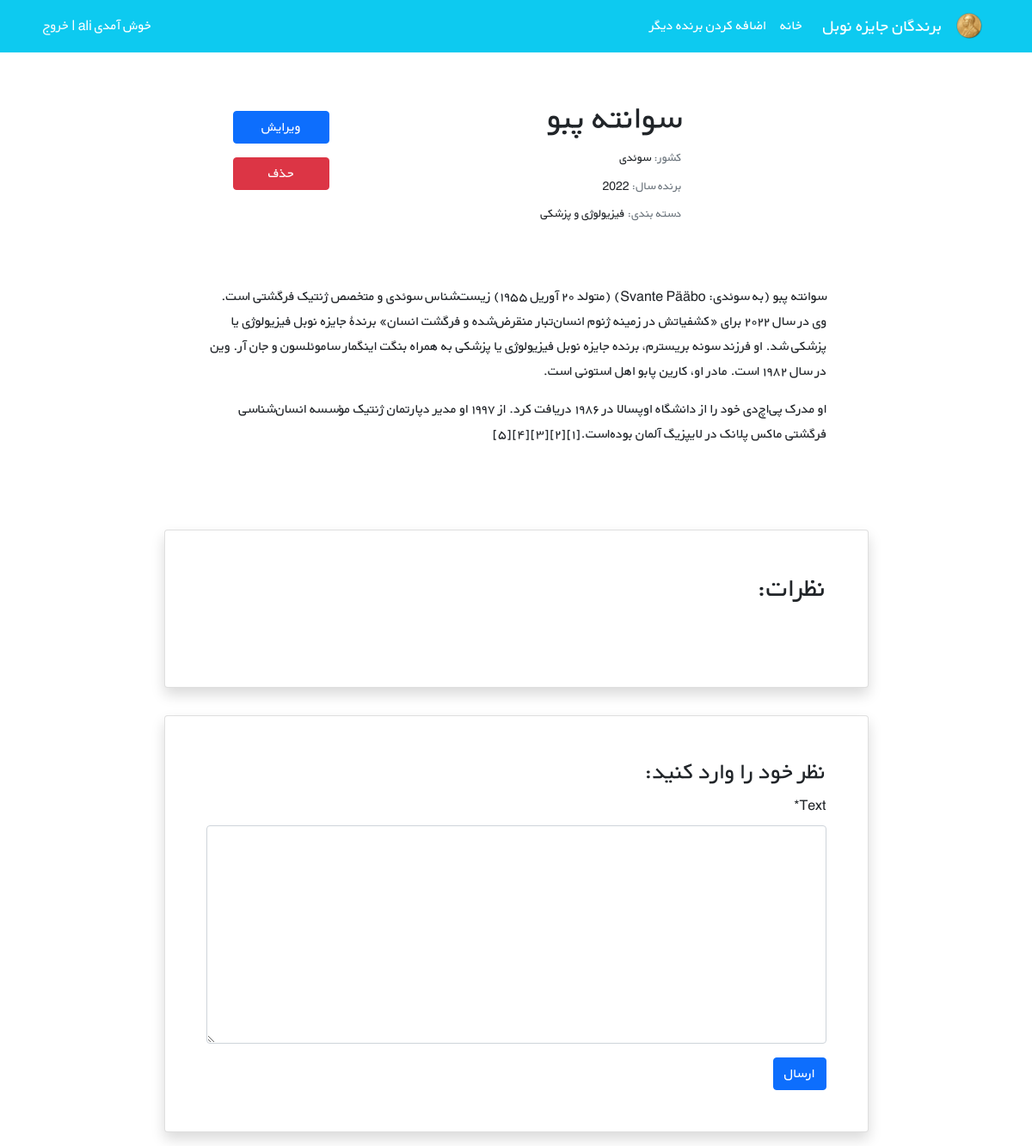
Page /nobels/3/ (signed in) on the earlier database version.
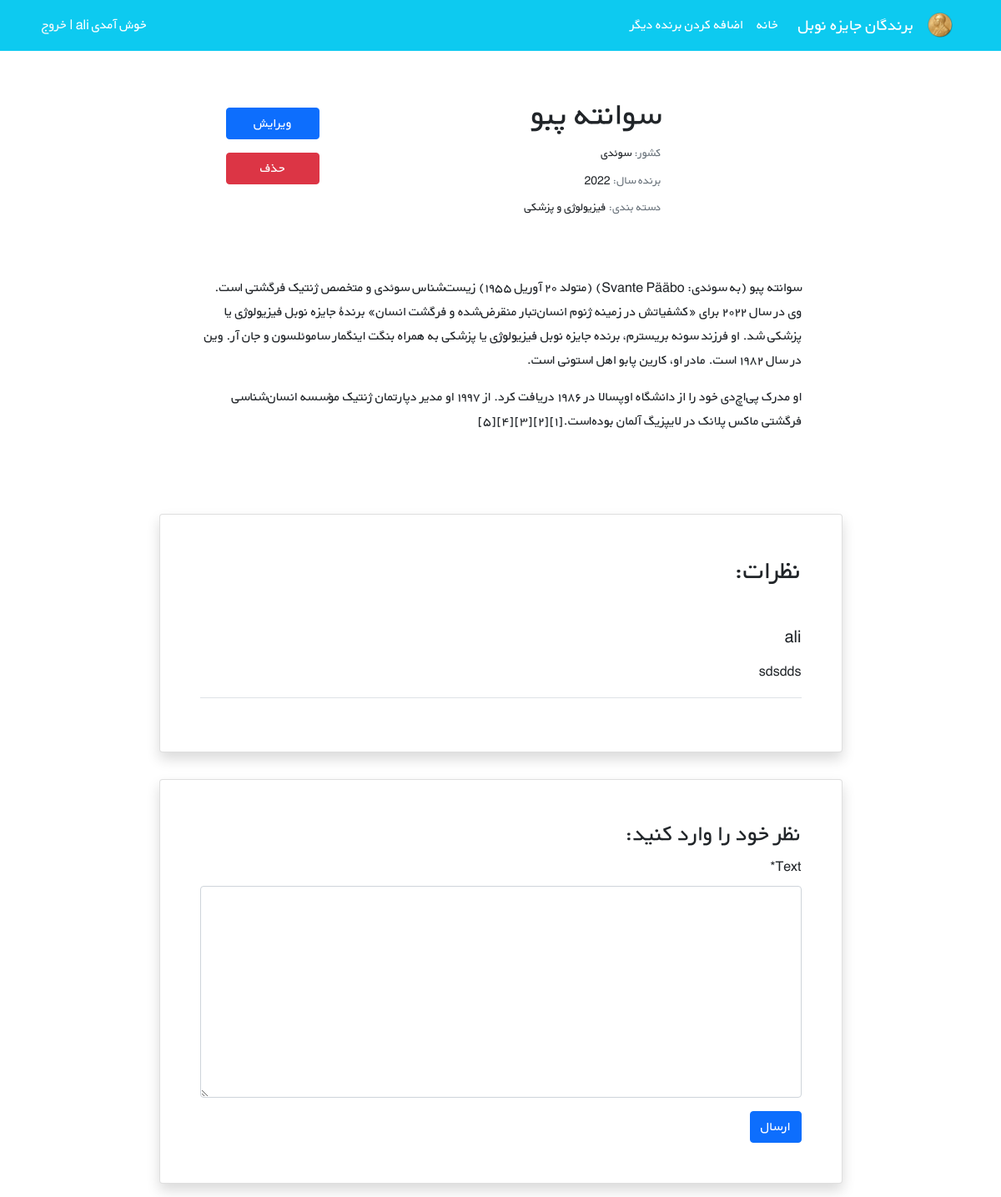
Same page on the later database version.
### nobels/models.py (models this page shows, shortened)
class Comment(models.Model):
    user = models.ForeignKey(get_user_model(), on_delete=models.CASCADE)
    nobel = models.ForeignKey(Nobel, on_delete=models.CASCADE, related_name="comments")
    text = models.TextField()
    datetime_created = models.DateTimeField(auto_now_add=True)
    is_active = models.BooleanField(default=True)

### accounts/models.py (models this page shows)
class CustomUser(AbstractUser):
    age = models.PositiveIntegerField(null=True, blank=True)

### nobels/views.py (the view)
# urls.py: path("<int:pk>/", nobe_detail_view, name="nobel_detail"),
@login_required()
def nobe_detail_view(request, pk):
    nobel = get_object_or_404(Nobel, pk=pk)
    nobel_comments = nobel.comments.all()
    if request.method == "POST":
        comment_form = CommentForm(request.POST)
        if comment_form.is_valid():
            new_comment = comment_form.save(commit=False)
            new_comment.nobel = nobel
            new_comment.user = request.user
            new_comment.save()
            comment_form = CommentForm()
    else:
        comment_form = CommentForm()
    return render(request, "nobels/nobel_detail.html", {
        "nobel": nobel,
        "comments": nobel_comments,
        "comment_form": comment_form,
    })

### nobels/forms.py
class CommentForm(forms.ModelForm):
    class Meta:
        model = Comment
        fields = ("text",)

### nobels/templates/nobels/nobel_detail.html (shortened to what this page needs)
{% extends "_base.html" %}
{% load crispy_forms_tags %}
{% block content %}
    <div class="container mt-5" dir="rtl">
        <div class="">
            <div class="">
                <div class="d-flex justify-content-center">
                    <div class="row w-sm-75 w-100">
                        <div class="col-xs-12 col-md-3 d-flex justify-content-center">
                        </div>
                        <div class="col-xs-12 col-md-6 text-center text-md-end mt-md-1 mt-4">
                            <h1>{{ nobel.name }}</h1>
                            <h5 class="small my-1"><span class="text-muted">کشور: </span>{{ nobel.country }}</h5>
                            <h5 class="small my-1"><span class="text-muted">برنده سال: </span>{{ nobel.year }}</h5>
                            <h5 class="small my-1"><span class="text-muted">دسته بندی: </span>{{ nobel.grouping }}</h5>
                        </div>
                        <div class="col-xs-12 mt-3 col-md-2 d-flex flex-column">
                            <a class="btn btn-primary mt-1" href="{% url "nobel_update" nobel.id %}" role="button">ویرایش</a>
                            <a class="btn btn-danger mt-3" href="{% url "nobel_delete" nobel.id %}"
                               role="button">حذف</a>
                        </div>
                    </div>
                </div>
                <div class="d-flex justify-content-center">
                    <div class="my-3 p-5 w-sm-75 w-100">
                        {{ nobel.description|linebreaks }}
                    </div>
                </div>
                <div class="d-flex justify-content-center">
                    <div class="card shadow my-3 p-5 w-sm-75 w-100">
                        <h2 class="mb-5">نظرات:</h2>
                        {% for comment in comments %}
                            {% if comment.is_active %}
                                <div class="border-bottom mb-3">
                                    <h5 class="mb-3">{{ comment.user.username }}</h5>
                                    <p>{{ comment.text|linebreaks }}</p>
                            </div>
                            {% endif %}
                        {% endfor %}
                    </div>
                </div>
                <div class="d-flex justify-content-center">
                    <div class="card shadow my-3 p-5 w-sm-75 w-100">
                        <h3>نظر خود را وارد کنید:</h3>
                        <form method="POST">
                            {{ comment_form|crispy }}
                            <button type="submit" class="btn btn-primary">ارسال</button>
                        </form>
                    </div>
                </div>
            </div>
        </div>
    </div>
{% endblock %}

Differences in the rows shown:
added Comment: user.username "ali", text "sdsdds"
